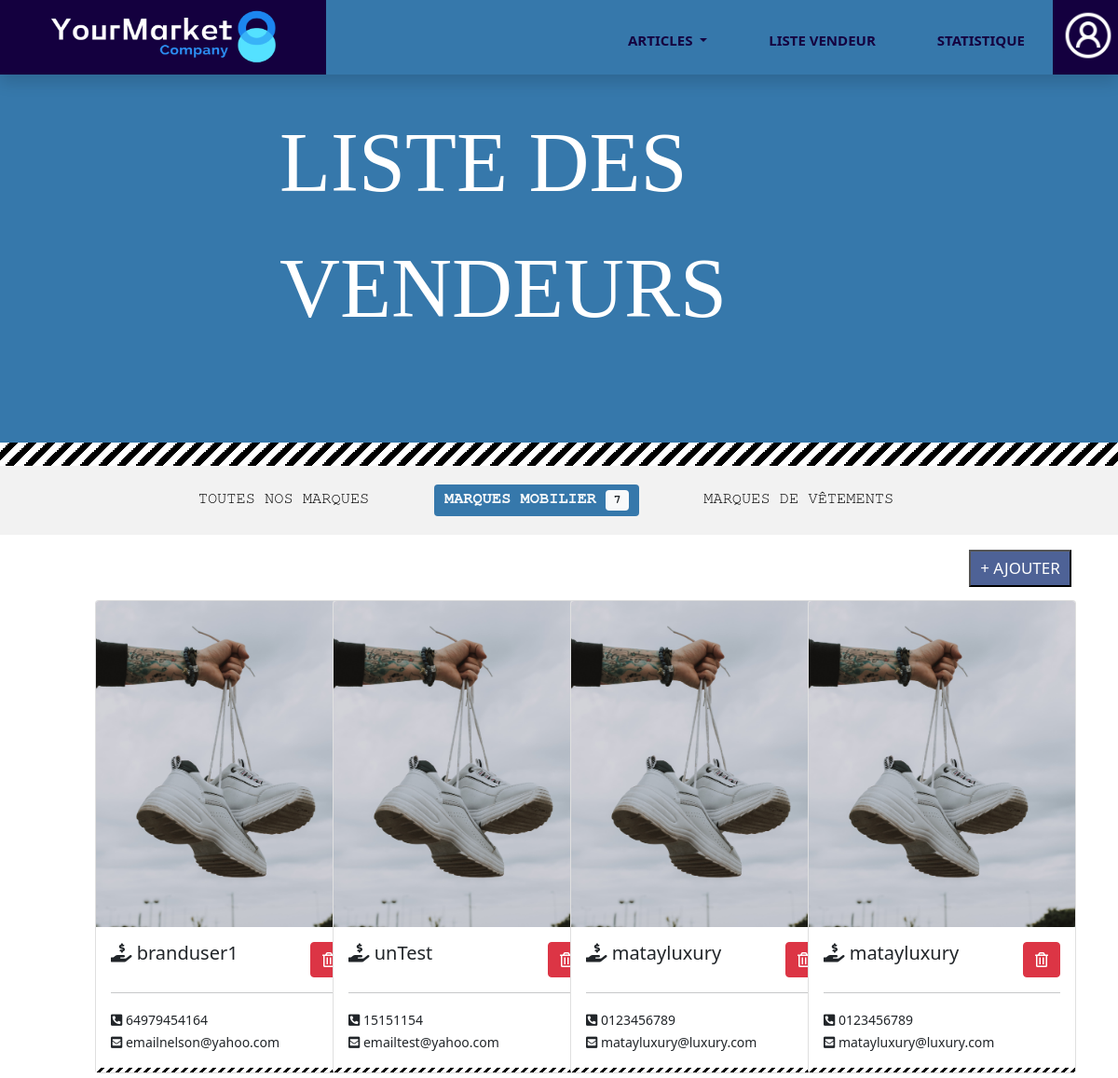
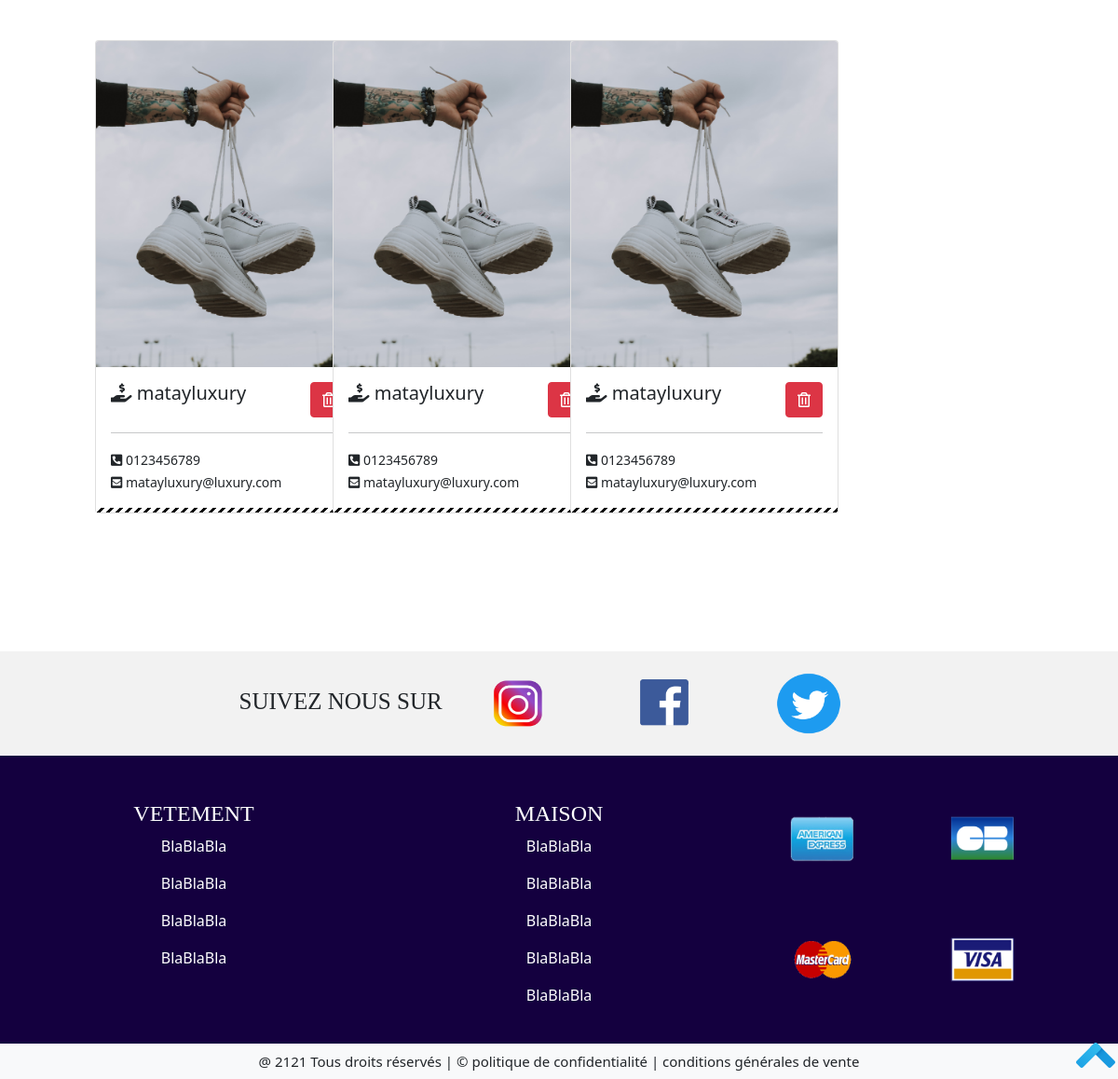
/Front/Admin/listeVendeurMaison.php, run on the app's committed database (2 pictures, top to bottom).
### tables this page shows
CREATE TABLE IF NOT EXISTS `seller` (
  `id_seller` int(11) NOT NULL AUTO_INCREMENT,
  `brand` varchar(30) NOT NULL,
  `profil_picture` varchar(255) NOT NULL,
  `background` varchar(255) NOT NULL,
  `phone` varchar(255) NOT NULL,
  `email` varchar(255) NOT NULL,
  `passworde` varchar(255) NOT NULL,
  PRIMARY KEY (`id_seller`),
  KEY `id_seller` (`id_seller`)
);

### Front/Admin/listeVendeurMaison.php (the view, shortened to what this page needs)
<?php
    require "head.php";
        include("../../Bdd/cnx.php");
        $queryCountMaisonBrand = mysqli_query($con, "select count(brand) as total_brand from seller, item where seller.id_seller=item.id_seller and category='Maison'");
        $queryAllMaisonBrand = mysqli_query($con, "select brand, phone,profil_picture, email from seller, item where seller.id_seller=item.id_seller and category='Maison'");
        if($row = mysqli_fetch_assoc($queryCountMaisonBrand)){
                    $total = $row['total_brand'];
        ?>
        <div class="genale_listeVendeur position-relative">
            <div class="texte_style position-absolute top-50 start-50 translate-middle">
                <p class="titre_general_listeVendeur text-uppercase">
                Liste des vendeurs
                </p>
            </div>
            <div class="class_separation position-absolute bottom-0 start-50 translate-middle-x"></div>
        </div>
        <div class="listeVendeur_details">
            <div class="navbar_listeVendeur">
                <ul class="navbar_listeVendeur_details detail_style centrer">
                <li><a href="listeVendeur.php" class="text-uppercase">Toutes nos marques </a> </li>
                    <li><a href="listeVendeurMaison.php" class="badge text-uppercase bg_blue1 text-light">Marques mobilier <span class="badge bg-light text-dark"><?php echo $total ; ?></span></a> </li>
                    <li><a href="listeVendeurVetement.php" class="text-uppercase">marques de vêtements</a></li>
                </ul>
            </div>
        </div>
        <div class="ajouter_vendeur">
            <button class="btn_ajout_vendeur_par_admin text-uppercase" data-bs-toggle="modal" data-bs-target="#ajout_vendeur_par_admin">+ Ajouter</button>
        </div>
        <div class="listeVendeur_total row">
            <div class="col-1"></div>
            <div class="col-10">
                <div class="row">
                <?php
                    for ($i=0; $i<=$total;$i++){
                        if($rowAllBrandMaison = mysqli_fetch_assoc($queryAllMaisonBrand)){
                            $brandMaisonName = $rowAllBrandMaison['brand'];
                            $phoneBrandMaison = $rowAllBrandMaison['phone'];
                            $emailBrandMaison = $rowAllBrandMaison['email'];
                ?>
                    <div class="listeVendeur_un_par_un col-3 mb-5">
                        <div class="card" style="width: 18rem;">
                        <img class="img_listeVendeur_logo card-img-top" src="../../Image/chaussure.png" alt="oreiller">
                        <div class="card-body">
                            <div class="row">
                                <div class="col-md-8">
                                    <h5 class="card-title"> <i class="fas fa-hand-holding-usd"></i> <?php echo $brandMaisonName ?></h5>
                                </div>
                                <div class="col-md-4">
                                    <a href="#" class="btn btn-danger f_right"><i class="far fa-trash-alt"></i></a>
                                </div>
                            </div>
                            <hr>
                            <small class="card-title"> <i class="fas fa-phone-square-alt"></i> <?php echo $phoneBrandMaison ?></small><br>
                            <small class="card-title"> <i class="fas fa-envelope-square"></i> <?php echo $emailBrandMaison ?></small>
                        </div>
                        <div class="class_separation2 w-100"></div>
                        </div>
                    </div>
                    <?php
                    }
                }
            }
            ?>
                </div>
            </div>
            <div class="col-1"></div>
        </div>
<?php
    include("footer.php");
?>

### Lien/yourmarket.css (style rules this page uses)
.centrer { text-align: center; }
.texte_style { font-family: Impact, fantasy; }
.detail_style { font-family: FreeMono, monospace; }
.class_separation { width: 100%; height: 25px; background: linear-gradient(-45deg, black 25%, white 25%, white 50%, black 50%, black 75%, white 75%, white); background-size:20px 20px; }
.f_right { float: right!important; }
.bg_blue1 { background-color:#3678ab!important; }

### Lien/categorie.css (style rules this page uses)
.class_separation2 { width: 250px; height: 5px; background: linear-gradient(-45deg, black 25%, white 25%, white 50%, black 50%, black 75%, white 75%, white); background-size:10px 10px; }

### Lien/article.css (style rules this page uses)
.navbar_listeVendeur { background-color: #f2f2f2; }
.navbar_listeVendeur { list-style-type: none; }
.navbar_listeVendeur_details li { display: inline-block; padding: 20px 0 20px 0; }
.navbar_listeVendeur_details li a { text-decoration: none; color: black; margin-right: 60px; font-size: 17px; }
.ajouter_vendeur { float: right; }
.btn_ajout_vendeur_par_admin { margin-right: 50px; width: 110px; height: 40px; background-color: #4e6296; font-size: 17px; color: white; }
.genale_listeVendeur { width: 100%; height: 500px; background-color: #3678ab; }
.titre_general_listeVendeur { font-size: 90px; color: white; }
.listeVendeur_total { margin-top: 70px!important; }
.img_listeVendeur_logo { width: 250px; height: 350px; }

### data on the page
seller: brand "branduser1", phone "64979454164", email "emailnelson@yahoo.com"
seller: brand "unTest", phone "15151154", email "emailtest@yahoo.com"
seller: brand "matayluxury", phone "0123456789", email "matayluxury@luxury.com"

### other printed values
$total "7"
